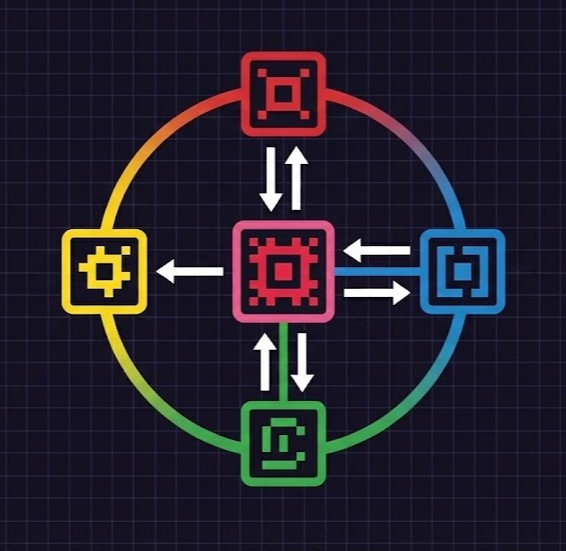
#> input picture logicore/artifacts/3e061deed8f44587999a08eb3d2a1b6d[1].jpg, 566 x 551 px
$ python -i ollama_vision.py   (imports and definitions only)
#> lines starting #> are read from the running program, lines starting #| are printed output that depends on the picture
#> further down, picture is the input picture: PIL image 566x551 RGB; mean R, G, B 37.7, 32.9, 45.3
"""
OllamaVisionService: VLM-powered image understanding via local Ollama.

Uses jpmarindiaz/lfm2.5-vl-450m:latest for:
- Structured OCR text extraction with preprocessing
- Task-specific reasoning (tables, forms, diagrams)
- Document page analysis with retry logic

Preprocessing pipeline:
- Resize large images (small model benefits from smaller inputs)
- Enhance contrast for better OCR accuracy
- Convert to grayscale when appropriate (reduces noise)

Prompt design:
- Structured output formats for reliable extraction
- Task-specific instructions avoid ambiguity
- Explicit format constraints reduce small-model hallucination
"""

from io import BytesIO
import logging
from typing import Optional, Literal

logger = logging.getLogger(__name__)

try:
    from ollama import Client
    from PIL import Image, ImageEnhance, ImageFilter
    OLLAMA_AVAILABLE = True
except ImportError:
    OLLAMA_AVAILABLE = False


# ── Image preprocessing constants ──────────────────────────

MAX_IMAGE_DIM = 1024
OCR_PREVIEW_WIDTH = 1200
MIN_IMAGE_DIM = 50
RESIZE_QUALITY = 92

# ── Shared system prompt prefix ────────────────────────────

_SYSTEM_PREFIX = (
    "You are a precise document analysis engine. "
    "Extract information accurately and return it in the exact format requested. "
    "Do not add extra commentary, introductions, or conclusions. "
    "If information is not visible or extractable, state exactly what is missing."
)


def _preprocess_for_ocr(image: Image.Image) -> Image.Image:
    """Preprocess image for optimal OCR with a small VLM."""
    img = image.convert("RGB")

    w, h = img.size
#> w = 566; h = 551
    if max(w, h) > MAX_IMAGE_DIM:
        ratio = min(MAX_IMAGE_DIM / w, MAX_IMAGE_DIM / h)
        new_size = (int(w * ratio), int(h * ratio))
        img = img.resize(new_size, Image.LANCZOS)

    img = img.convert("L")
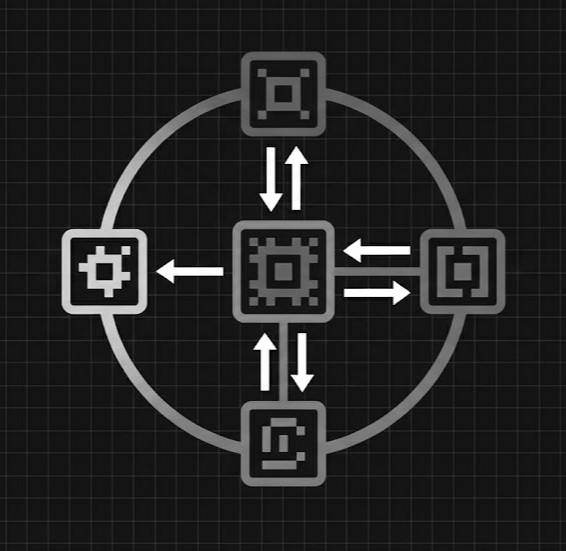
#> img: PIL image 566x551 L; min 0, max 255, mean 35.8
    enhancer = ImageEnhance.Contrast(img)
    img = enhancer.enhance(1.5)
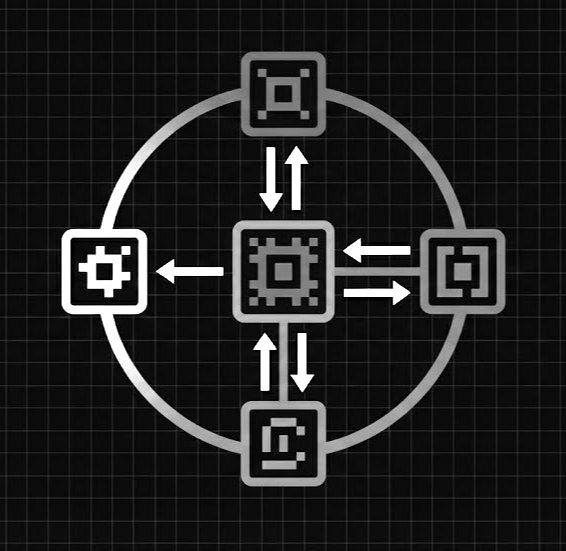
#> img: PIL image 566x551 L; min 0, max 255, mean 33.8
    enhancer = ImageEnhance.Sharpness(img)
    img = enhancer.enhance(1.3)

    return img


# [29 lines left out: functions _preprocess_for_reasoning, _pil_to_bytes, _build_user_message, not called in this run]


class OllamaVisionService:
    """VLM service for OCR and visual reasoning via local Ollama."""

    _client = None
    _model = "jpmarindiaz/lfm2.5-vl-450m:latest"

    # [358 lines left out: functions _get_client, get_text_from_image, get_text_from_pil_image, extract_text_structured, extract_tables, extract_forms and 21 more, not called in this run]

>>> from PIL import Image
>>> picture = Image.open('../artifacts/3e061deed8f44587999a08eb3d2a1b6d[1].jpg')
>>> result = _preprocess_for_ocr(picture)
